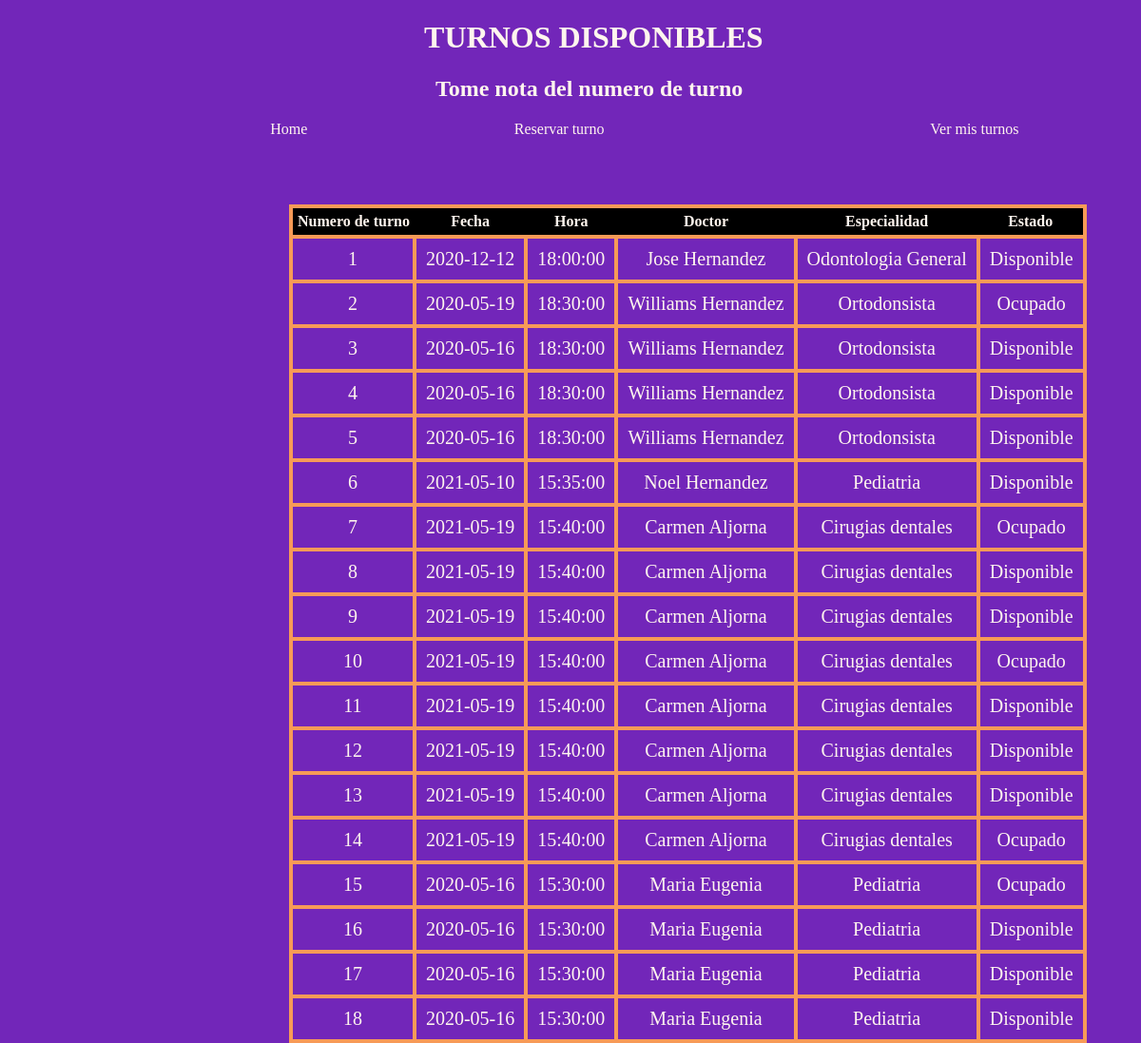
Page /tusonrisa/turnos/disponibles/ on the committed database.
### Doctores/models.py (models this page shows)
class TurnosDisponibles(models.Model):
    Fecha = models.DateField()
    Hora = models.TimeField()
    Doctor = models.CharField(max_length=128)
    Especialidad = models.CharField(max_length=128)

### Doctores/views.py (the view)
# urls.py: path('turnos/disponibles/', views.mostrando_turnos, name="Turnos libres"),
def mostrando_turnos(request):
    conex = sqlite3.connect("db.sqlite3")
    cursor = conex.cursor()
    sql = (
        "SELECT CASE WHEN j.Fecha = c.Apellido THEN j.id ELSE j.id END  AS 'Numero de turno', CASE WHEN j.Fecha = c.Apellido THEN j.Fecha ELSE Fecha END  AS Fecha, CASE WHEN j.Fecha = c.Apellido THEN j.Hora ELSE Hora END  AS Hora, CASE WHEN j.Fecha = c.Apellido THEN j.Doctor ELSE Doctor END  AS Doctor, CASE WHEN j.Fecha = c.Apellido THEN j.Especialidad ELSE Especialidad END  AS Especialidad, CASE WHEN j.id = c.ID_Turno_Disponible THEN 'Ocupado' ELSE 'Disponible' END As Estado FROM Doctores_turnosdisponibles AS j LEFT JOIN Doctores_turnosasignados AS c ON j.id = c.ID_Turno_Disponible"
    )
    cursor.execute(sql)
    turnos = cursor.fetchall()
    ctx = {"turno":turnos}
    return render(request, 'turnos_disponibles.html', ctx)

### Templates/turnos_disponibles.html
{% load static %}
<!DOCTYPE html>
    <html>
        <head>
            <link rel="stylesheet" href="{% static 'css/turnos_libres/turnos_disponibles.css'%}">
        </head>
        <body>
            <header >
                <h1>TURNOS DISPONIBLES</h1>
                <h2>Tome nota del numero de turno</h2>
            </header>
            <nav>
                <a class = "Reserva" href="{% url 'Turnos' %}">Reservar turno</a>
                <a class = "Homes" href="{% url 'Home' %}">Home</a>
                <a class ="Turnos" href="{% url 'Turnos_de_los_pacientes' %}">Ver mis turnos</a>
            </nav>
            <table>
                <tr>
                    <th>Numero de turno</th>
                    <th>Fecha</th>
                    <th>Hora</th>
                    <th>Doctor</th>
                    <th>Especialidad</th>
                    <th>Estado</th>
                </tr>
            {% for turnos in turno %}
                <tr>
                    <td> {{ turnos.0 }}</td>
                    <td>{{ turnos.1 }}</td>
                    <td>{{ turnos.2 }}</td>
                    <td>{{ turnos.3 }}</td>
                    <td> {{ turnos.4 }}</td>
                    <td>{{ turnos.5 }}</td>
                </tr>
            {% endfor %}
            </table>
        </body>
    </html>

### Doctores/static/css/turnos_libres/turnos_disponibles.css (style rules this page uses)
h1 { position: relative; top: 10%; left: 37%; color: seashell; width: 360px; }
h2 { position: relative; color: seashell; left: 38%; width: 330px; }
body { background: rgb(114, 38, 185); }
table { position: relative; top: 70px; left: 25%; border: 4px solid rgb(247, 154, 87); border-collapse: collapse; }
td { border: 4px solid rgb(247, 154, 87); color: seashell; text-align: center; font-size: 17px; padding: 10px; font-size: 20px; }
th { color: seashell; border: 1px; background: black; text-align: center; padding: 5px; }
a { text-decoration: none; color: seashell; }
nav .Homes { position: relative; left: 15%; }
nav .Reserva { position: relative; left: 45%; }
nav .Turnos { position: relative; left: 70%; }

### rows in the picture
TurnosDisponibles: id "1", Fecha "2020-12-12", Hora "18:00:00", Doctor "Jose Hernandez", Especialidad "Odontologia General", turnos "Disponible"
TurnosDisponibles: id "6", Fecha "2021-05-10", Hora "15:35:00", Doctor "Noel Hernandez", Especialidad "Pediatria", turnos "Disponible"

### other values in the picture
{{ turnos.0 }} "2" "3" "4" "5" "7" "8" "9" "10" "11" "12" "13" "14" "15" "16" "17" "18"
{{ turnos.1 }} "2020-05-19" "2020-05-16" "2020-05-16" "2020-05-16" "2021-05-19" "2021-05-19" "2021-05-19" "2021-05-19" "2021-05-19" "2021-05-19" "2021-05-19" "2021-05-19" "2020-05-16" "2020-05-16" "2020-05-16" "2020-05-16"
{{ turnos.2 }} "18:30:00" "18:30:00" "18:30:00" "18:30:00" "15:40:00" "15:40:00" "15:40:00" "15:40:00" "15:40:00" "15:40:00" "15:40:00" "15:40:00" "15:30:00" "15:30:00" "15:30:00" "15:30:00"
{{ turnos.3 }} "Williams Hernandez" "Williams Hernandez" "Williams Hernandez" "Williams Hernandez" "Carmen Aljorna" "Carmen Aljorna" "Carmen Aljorna" "Carmen Aljorna" "Carmen Aljorna" "Carmen Aljorna" "Carmen Aljorna" "Carmen Aljorna" "Maria Eugenia" "Maria Eugenia" "Maria Eugenia" "Maria Eugenia"
{{ turnos.4 }} "Ortodonsista" "Ortodonsista" "Ortodonsista" "Ortodonsista" "Cirugias dentales" "Cirugias dentales" "Cirugias dentales" "Cirugias dentales" "Cirugias dentales" "Cirugias dentales" "Cirugias dentales" "Cirugias dentales" "Pediatria" "Pediatria" "Pediatria" "Pediatria"
{{ turnos.5 }} "Ocupado" "Disponible" "Disponible" "Disponible" "Ocupado" "Disponible" "Disponible" "Ocupado" "Disponible" "Disponible" "Disponible" "Ocupado" "Ocupado" "Disponible" "Disponible" "Disponible"
